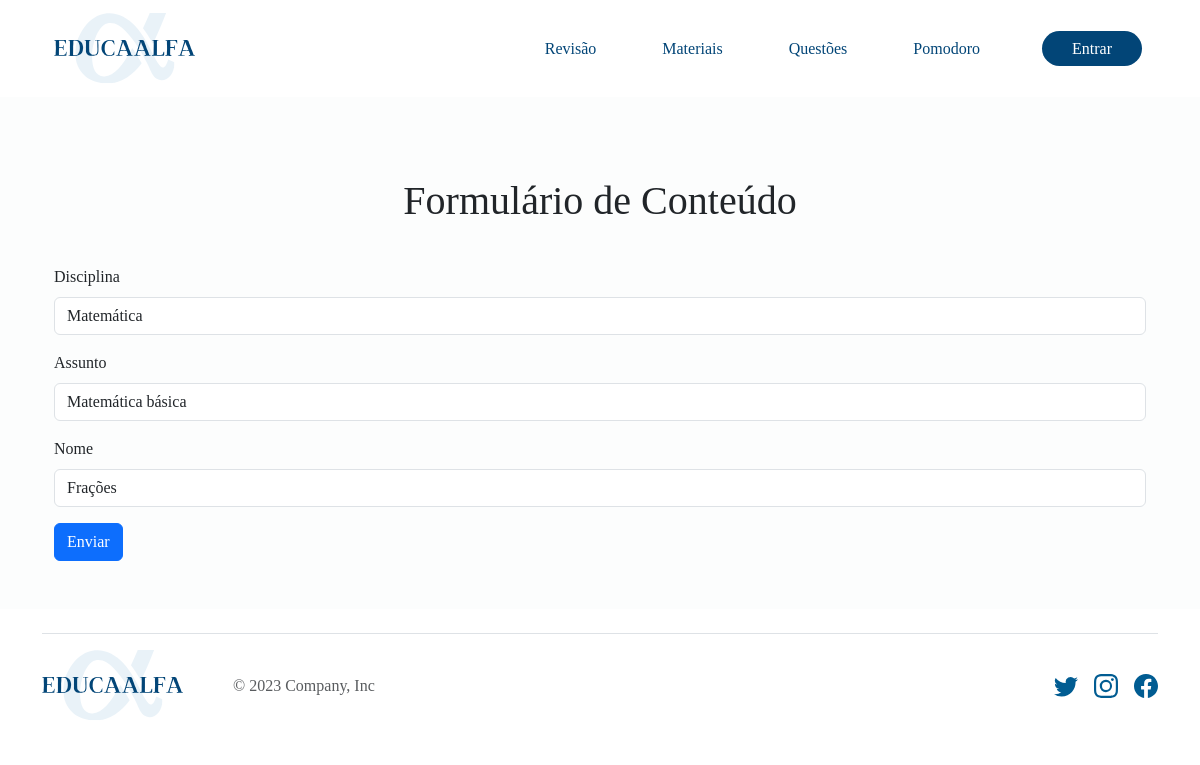
The page /conteudos/editar/1/ on the database as committed earlier.
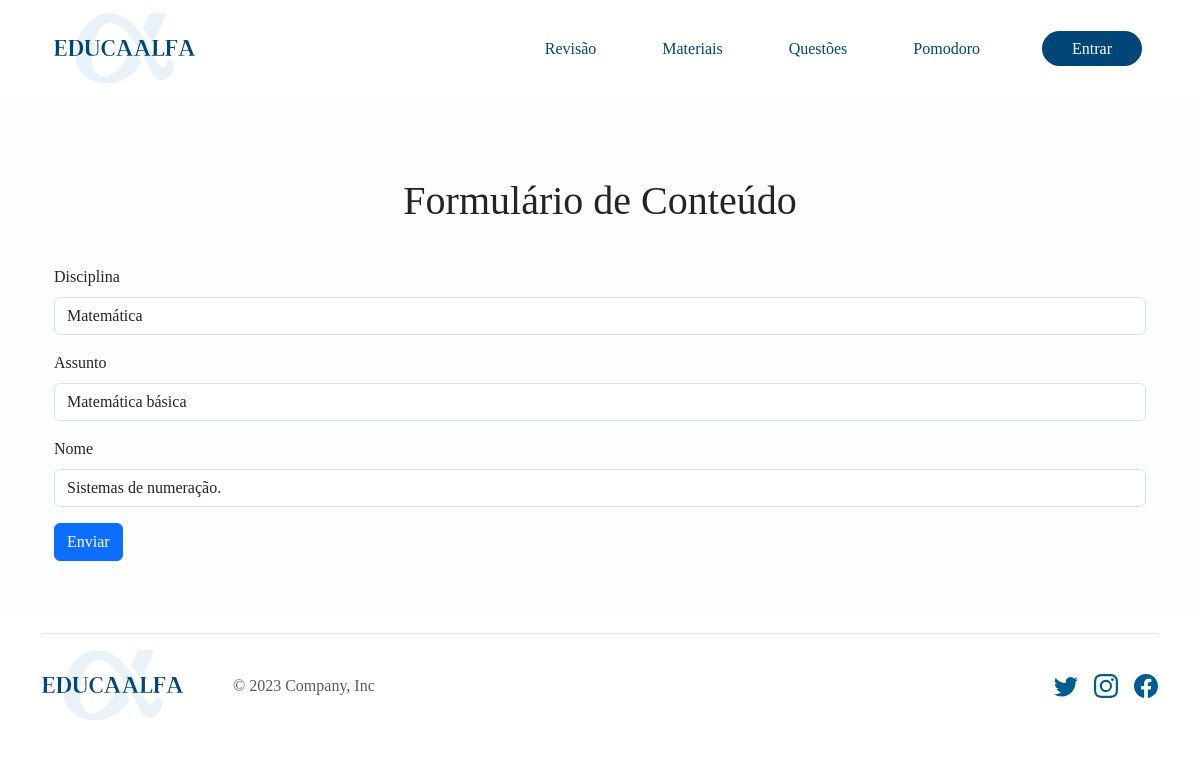
The same page on the database as committed later.
### materiais/models.py (models this page shows, shortened)
class Conteudo(models.Model):
    disciplina = models.ForeignKey(Disciplina, on_delete=models.CASCADE)
    assunto = models.ForeignKey(Assunto, on_delete=models.CASCADE)
    nome = models.CharField(max_length=250)

### materiais/views.py (the view)
# urls.py: path('conteudos/editar/<int:id>/', conteudo_editar, name='conteudo_editar'),
def conteudo_editar(request, id):
    conteudo = get_object_or_404(Conteudo, id=id)
    if request.method == 'POST':
        form = ConteudoForm(request.POST, instance=conteudo)
        if form.is_valid():
            form.save()
            messages.success(request, 'Conteúdo editado com sucesso!')
            return redirect('arearestrita')
    else:
        form = ConteudoForm(instance=conteudo)
    return render(request, 'materiais/forms/formconteudo.html', {'form': form})

### materiais/forms.py
class ConteudoForm(ModelForm):
    class Meta:
        model = Conteudo
        fields = '__all__'
        widgets = {
            'disciplina': forms.Select(attrs={'class': 'form-control'}),
            'assunto': forms.Select(attrs={'class': 'form-control'}),
            'nome': forms.TextInput(attrs={'class': 'form-control'}),
        }

### materiais/models.py (called while the page is built)
    def __str__(self):
        return self.nome

    def __str__(self):
        return self.nome

### materiais/templates/materiais/forms/formconteudo.html (shortened to what this page needs)
{% extends 'base.html' %}
{% load static %}
{% block head%}
<link rel="stylesheet" href="{% static 'materiais\css\style.css' %}">
{% endblock %}
{% block content %}
<div class="container py-5">
    <section class="py-3 text-center container">
        <div class="row py-lg-3">
            <div class="col-lg-6 col-md-8 mx-auto">
                <h1 class="fw-light">Formulário de Conteúdo</h1>
            </div>
        </div>
    </section>
    <form method="post">
        <div class="mb-3">
            <label for="disciplina" class="form-label">Disciplina</label>
            {{ form.disciplina }}
        </div>
        <div class="mb-3">
            <label for="assunto" class="form-label">Assunto</label>
            {{ form.assunto }}
        </div>
        <div class="mb-3">
            <label for="nome" class="form-label">Nome</label>
            {{ form.nome }}
        </div>
        <button type="submit" class="btn btn-primary">Enviar</button>
    </form>
</div>
{% endblock %}

Rows that differ between the two databases and show on the page:
changed Conteudo "Matemática": nome "Frações" → "Sistemas de numeração."
